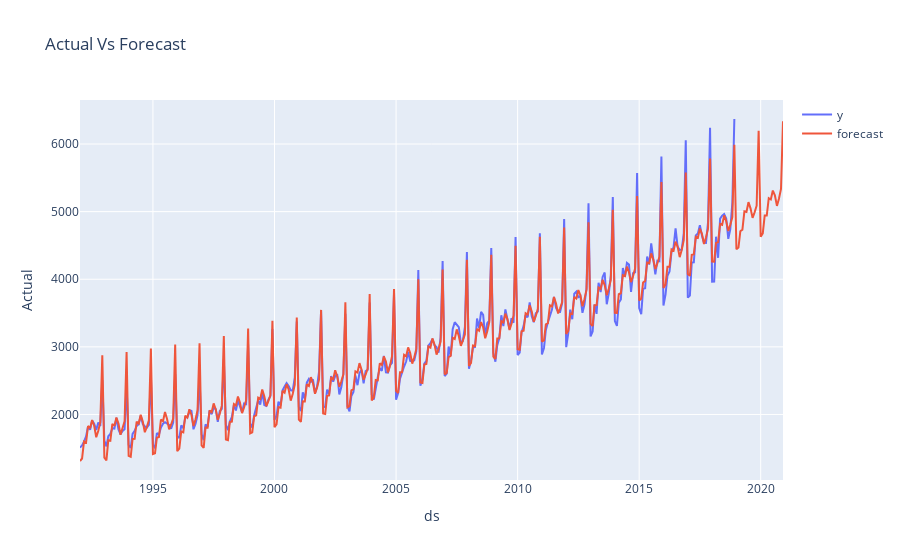

Notebook code cell kept with this figure:
### Code cell
import plotly.express as px
import plotly.graph_objects as go

fig = px.line(df, x='ds', y='y', title="Actual Vs Forecast",labels={'y':'Actual'})
fig.update_traces(name='y', showlegend = True)
fig.add_scatter(x=forecast['ds'], y=forecast['yhat'], name='forecast')

### Figure 1 — Plotly figure (JSON) as saved in the notebook; plotly's stock layout.template omitted (floating-point values rounded to 4 significant figures; data arrays with more than 128 entries replaced by an {"elided": "..."} marker saying what was removed)
{"data": [{"hoverlabel": {"namelength": 0}, "hovertemplate": "ds=%{x}<br>Actual=%{y}", "legendgroup": "", "line": {"color": "#636efa", "dash": "solid"}, "mode": "lines", "name": "y", "showlegend": true, "type": "scatter", "x": {"elided": "324 str values"}, "xaxis": "x", "y": {"elided": "324 int values"}, "yaxis": "y"}, {"name": "forecast", "type": "scatter", "x": {"elided": "348 str values"}, "y": {"elided": "348 float values"}}], "layout": {"autosize": true, "legend": {"tracegroupgap": 0}, "title": {"text": "Actual Vs Forecast"}, "xaxis": {"anchor": "y", "autorange": true, "domain": [0, 1], "range": ["1992-01-01", "2020-12-01"], "title": {"text": "ds"}, "type": "date"}, "yaxis": {"anchor": "x", "autorange": true, "domain": [0, 1], "range": [1031.0, 6651.0], "title": {"text": "Actual"}, "type": "linear"}}}
